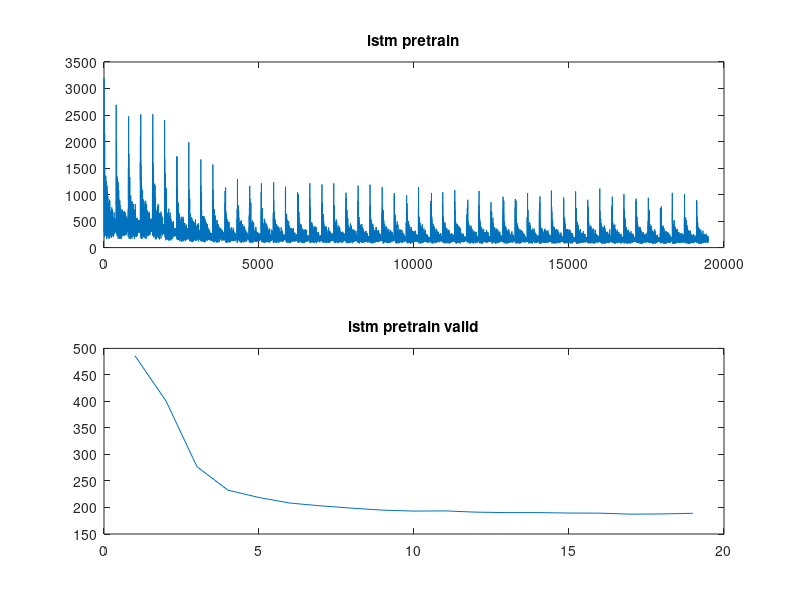
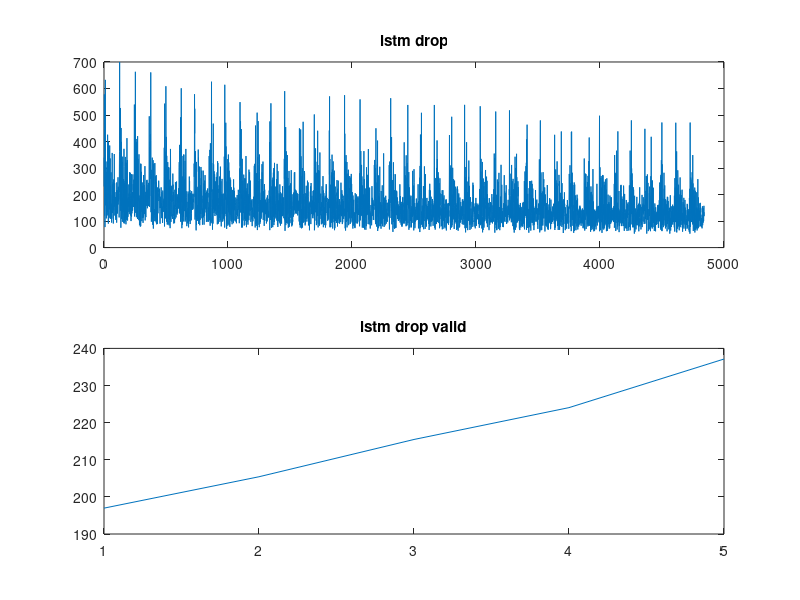
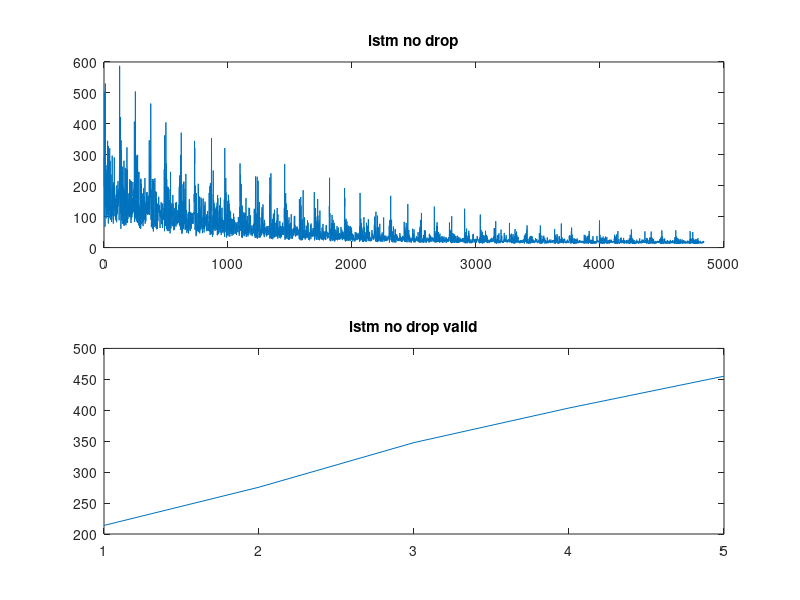
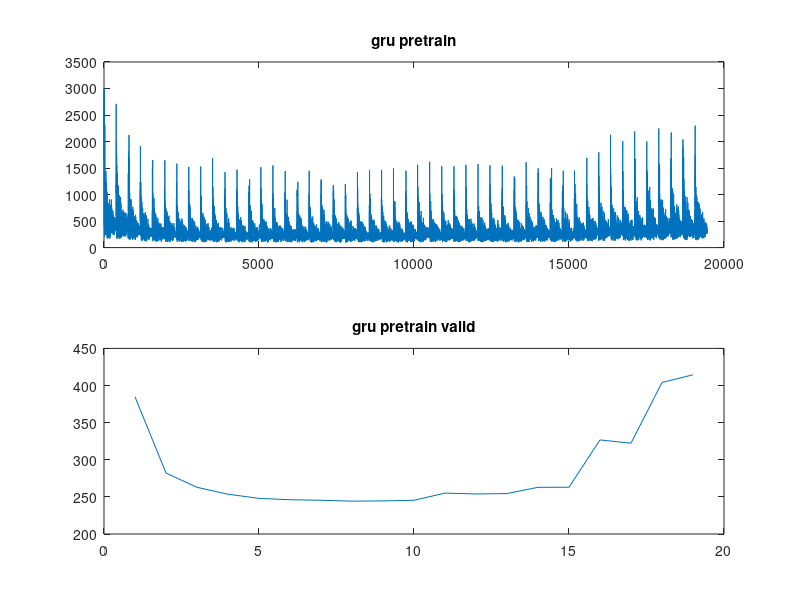

The MATLAB source for these figures, in order:

data = {
    'lstm pretrain', load('cost/lstm_pretrain_training.txt'); % 1
    'lstm pretrain valid', load('cost/lstm_pretrain_validation.txt'); % 2

    'lstm drop', load('cost/lstm_dropout_training.txt'); % 3
    'lstm drop valid', load('cost/lstm_dropout_validation.txt'); % 4

    'lstm no drop', load('cost/lstm_no_dropout_training.txt'); % 5
    'lstm no drop valid', load('cost/lstm_no_dropout_validation.txt'); % 6

    'gru pretrain', load('cost/gru_pretrain_training.txt'); % 7 
    'gru pretrain valid', load('cost/gru_pretrain_validation.txt'); % 8 

    'gru drop', load('cost/gru_dropout_training.txt'); % 9
    'gru drop valid', load('cost/gru_dropout_validation.txt'); % 10

    'gru no drop', load('cost/gru_no_dropout_training.txt'); % 11
    'gru no drop valid', load('cost/gru_no_dropout_validation.txt') % 12
};


idx = [1, 3, 5, 7, 9, 11];

for j = 1:numel(idx)
    i = idx(j);
    subplot(2,1,1);
    plot(data{i,2});
    title(data{i,1});

    subplot(2,1,2);
    plot(data{i+1,2});
    title(data{i+1,1});

    saveas(gca, strcat('./cost_figs/', data{i,1}, '.png'));
end


